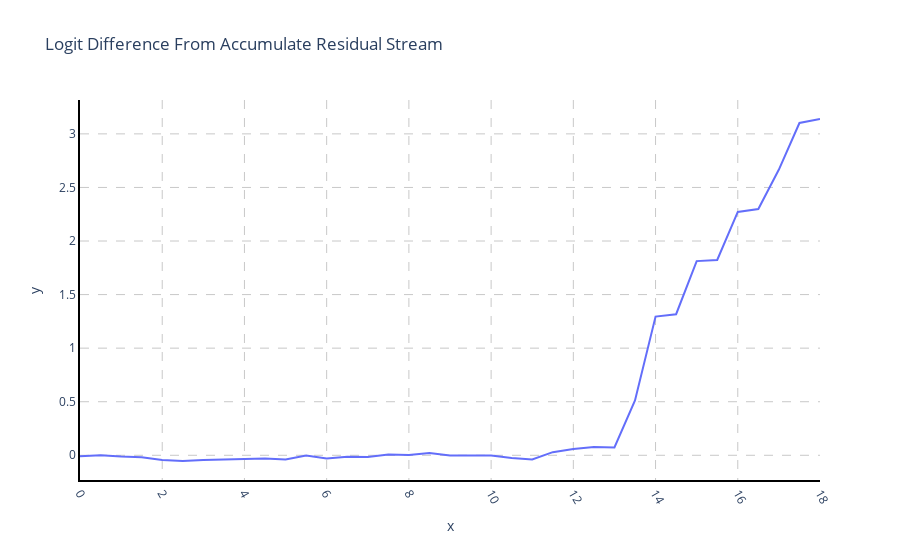

This figure's notebook cell:
### Code cell
fig = line(
        cat_logit_lens_logit_diffs.mean(0),
        x=np.arange(model.cfg.n_layers * 2 + 1) / 2,
        hover_name=labels,
        title="Logit Difference From Accumulate Residual Stream",
        return_fig=True,
        #labels={"x": "Layer", "y": "Logit Difference"},
    )
fig = paper_plot(fig)
fig.show()

### Figure 1 — Plotly figure (JSON) as saved in the notebook; plotly's stock layout.template omitted (floating-point values rounded to 4 significant figures)
{"data": [{"hovertemplate": "x=%{x}<br>y=%{y}<extra></extra>", "legendgroup": "", "line": {"color": "#636efa", "dash": "solid"}, "marker": {"symbol": "circle"}, "mode": "lines", "name": "", "orientation": "v", "showlegend": false, "type": "scatter", "x": [0, 0.5, 1, 1.5, 2, 2.5, 3, 3.5, 4, 4.5, 5, 5.5, 6, 6.5, 7, 7.5, 8, 8.5, 9, 9.5, 10, 10.5, 11, 11.5, 12, 12.5, 13, 13.5, 14, 14.5, 15, 15.5, 16, 16.5, 17, 17.5, 18], "xaxis": "x", "y": [-0.008608, -7.051e-05, -0.01178, -0.01837, -0.04375, -0.0533, -0.04451, -0.0384, -0.0369, -0.03071, -0.03885, -0.002893, -0.03019, -0.01356, -0.01684, 0.006941, 0.003068, 0.02182, -0.002706, -0.0003591, -0.002666, -0.02518, -0.03858, 0.02924, 0.05971, 0.07633, 0.07323, 0.5119, 1.295, 1.317, 1.812, 1.823, 2.271, 2.298, 2.667, 3.101, 3.139], "yaxis": "y"}], "layout": {"legend": {"tracegroupgap": 0}, "title": {"text": "Logit Difference From Accumulate Residual Stream"}, "xaxis": {"anchor": "y", "domain": [0, 1], "gridcolor": "rgb(200,200,200)", "griddash": "dash", "linecolor": "black", "linewidth": 2, "showline": true, "tickangle": 60, "title": {"text": "x"}, "zeroline": false}, "yaxis": {"anchor": "x", "domain": [0, 1], "gridcolor": "rgb(200,200,200)", "griddash": "dash", "linecolor": "black", "linewidth": 2, "showline": true, "title": {"text": "y"}, "zeroline": false}}}
